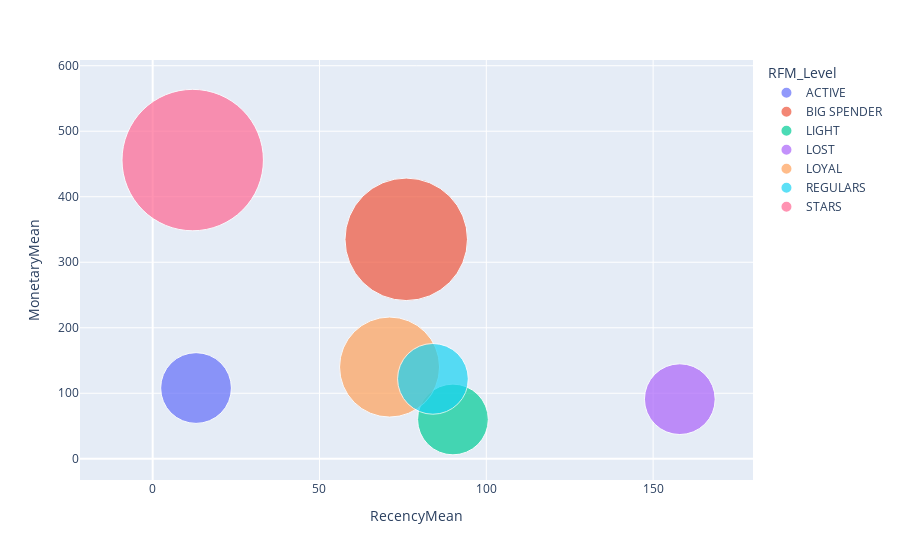

The notebook cell saved with this chart:
### Markdown cell above
## ii. Scatter Plot  (RFM)

### Code cell
import plotly.express as px

fig = px.scatter(rfm_agg, x="RecencyMean", y="MonetaryMean", size="FrequencyMean", color="RFM_Level",
           hover_name="RFM_Level", size_max=100)

fig.show()

### Figure 1 — Plotly figure (JSON) as saved in the notebook; plotly's stock layout.template omitted (floating-point values rounded to 4 significant figures)
{"data": [{"hovertemplate": "<b>%{hovertext}</b><br><br>RFM_Level=ACTIVE<br>RecencyMean=%{x}<br>MonetaryMean=%{y}<br>FrequencyMean=%{marker.size}<extra></extra>", "hovertext": ["ACTIVE"], "legendgroup": "ACTIVE", "marker": {"color": "#636efa", "size": [1], "sizemode": "area", "sizeref": 0.0004, "symbol": "circle"}, "mode": "markers", "name": "ACTIVE", "orientation": "v", "showlegend": true, "type": "scatter", "x": [13], "xaxis": "x", "y": [108], "yaxis": "y"}, {"hovertemplate": "<b>%{hovertext}</b><br><br>RFM_Level=BIG SPENDER<br>RecencyMean=%{x}<br>MonetaryMean=%{y}<br>FrequencyMean=%{marker.size}<extra></extra>", "hovertext": ["BIG SPENDER"], "legendgroup": "BIG SPENDER", "marker": {"color": "#EF553B", "size": [3], "sizemode": "area", "sizeref": 0.0004, "symbol": "circle"}, "mode": "markers", "name": "BIG SPENDER", "orientation": "v", "showlegend": true, "type": "scatter", "x": [76], "xaxis": "x", "y": [335], "yaxis": "y"}, {"hovertemplate": "<b>%{hovertext}</b><br><br>RFM_Level=LIGHT<br>RecencyMean=%{x}<br>MonetaryMean=%{y}<br>FrequencyMean=%{marker.size}<extra></extra>", "hovertext": ["LIGHT"], "legendgroup": "LIGHT", "marker": {"color": "#00cc96", "size": [1], "sizemode": "area", "sizeref": 0.0004, "symbol": "circle"}, "mode": "markers", "name": "LIGHT", "orientation": "v", "showlegend": true, "type": "scatter", "x": [90], "xaxis": "x", "y": [60], "yaxis": "y"}, {"hovertemplate": "<b>%{hovertext}</b><br><br>RFM_Level=LOST<br>RecencyMean=%{x}<br>MonetaryMean=%{y}<br>FrequencyMean=%{marker.size}<extra></extra>", "hovertext": ["LOST"], "legendgroup": "LOST", "marker": {"color": "#ab63fa", "size": [1], "sizemode": "area", "sizeref": 0.0004, "symbol": "circle"}, "mode": "markers", "name": "LOST", "orientation": "v", "showlegend": true, "type": "scatter", "x": [158], "xaxis": "x", "y": [91], "yaxis": "y"}, {"hovertemplate": "<b>%{hovertext}</b><br><br>RFM_Level=LOYAL<br>RecencyMean=%{x}<br>MonetaryMean=%{y}<br>FrequencyMean=%{marker.size}<extra></extra>", "hovertext": ["LOYAL"], "legendgroup": "LOYAL", "marker": {"color": "#FFA15A", "size": [2], "sizemode": "area", "sizeref": 0.0004, "symbol": "circle"}, "mode": "markers", "name": "LOYAL", "orientation": "v", "showlegend": true, "type": "scatter", "x": [71], "xaxis": "x", "y": [140], "yaxis": "y"}, {"hovertemplate": "<b>%{hovertext}</b><br><br>RFM_Level=REGULARS<br>RecencyMean=%{x}<br>MonetaryMean=%{y}<br>FrequencyMean=%{marker.size}<extra></extra>", "hovertext": ["REGULARS"], "legendgroup": "REGULARS", "marker": {"color": "#19d3f3", "size": [1], "sizemode": "area", "sizeref": 0.0004, "symbol": "circle"}, "mode": "markers", "name": "REGULARS", "orientation": "v", "showlegend": true, "type": "scatter", "x": [84], "xaxis": "x", "y": [122], "yaxis": "y"}, {"hovertemplate": "<b>%{hovertext}</b><br><br>RFM_Level=STARS<br>RecencyMean=%{x}<br>MonetaryMean=%{y}<br>FrequencyMean=%{marker.size}<extra></extra>", "hovertext": ["STARS"], "legendgroup": "STARS", "marker": {"color": "#FF6692", "size": [4], "sizemode": "area", "sizeref": 0.0004, "symbol": "circle"}, "mode": "markers", "name": "STARS", "orientation": "v", "showlegend": true, "type": "scatter", "x": [12], "xaxis": "x", "y": [456], "yaxis": "y"}], "layout": {"legend": {"itemsizing": "constant", "title": {"text": "RFM_Level"}, "tracegroupgap": 0}, "margin": {"t": 60}, "xaxis": {"anchor": "y", "domain": [0, 1], "title": {"text": "RecencyMean"}}, "yaxis": {"anchor": "x", "domain": [0, 1], "title": {"text": "MonetaryMean"}}}}
